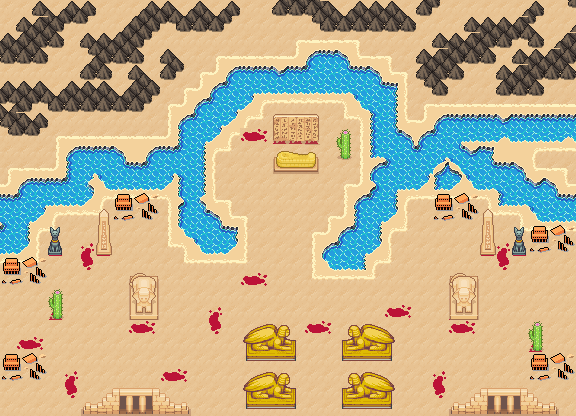

Rendered tile map (Tiled .tmx) drawn with the repository's tilesets; below, a short description and the map source with its tile grids summarised:
An orthogonal 36x26 tile map with 16x16 px tiles, 4 tile layers (Collision, Background, Ground, Clutter), 3 tilesets and 40 objects.

<map version="1.10" tiledversion="1.11.2" orientation="orthogonal" renderorder="right-down" width="36" height="26" tilewidth="16" tileheight="16" infinite="0" nextlayerid="7" nextobjectid="102">
 <editorsettings>
  <export format="tmx" />
 </editorsettings>
 <properties>
  <property name="dungeonEffect" value="{&quot;startBattleWithCard&quot;: [ &quot;Eternal of Harsh Truths&quot;, &quot;Mirage Mirror&quot; ]}" />
 </properties>
 <tileset firstgid="1" source="../../../../common/maps/tileset/main.tsx" />
 <tileset firstgid="10113" source="../../../../common/maps/tileset/buildings.tsx" />
 <tileset firstgid="11905" source="../../../../common/maps/tileset/dungeon/dungeon_bis.tsx" />
 <layer id="6" name="Collision" width="36" height="26">
  <data>[936 cells, 83 non-empty, 34 distinct tile ids]</data>
 </layer>
 <layer id="1" name="Background" width="36" height="26">
  <data>[936 cells, 936 non-empty, 1 distinct tile ids]</data>
 </layer>
 <layer id="2" name="Ground" width="36" height="26">
  <data>[936 cells, 482 non-empty, 75 distinct tile ids]</data>
 </layer>
 <layer id="3" name="Clutter" width="36" height="26">
  <properties>
   <property name="spriteLayer" type="bool" value="true" />
  </properties>
  <data>[936 cells, 166 non-empty, 72 distinct tile ids]</data>
 </layer>
 <objectgroup id="4" name="Objects">
  <object id="38" template="../../../../common/maps/obj/entry_up.tx" x="271.678" y="414.16" width="100.391" height="16">
   <properties>
    <property name="teleport" value="" />
   </properties>
  </object>
  <object id="48" template="../../obj/treasure.tx" x="288.941" y="193.768">
   <properties>
    <property name="reward">[
  {
    "editions": [ "AKH", "HOU" ],
    "type": "card",
    "count": 11,
    "rarity": [ "Common" ]
  },
  {
    "editions": [ "AKH", "HOU" ],
    "type": "card",
    "count": 3,
    "rarity": [ "Uncommon" ]
  },
  {
    "editions": [ "AKH", "HOU" ],
    "type": "card",
    "count": 1,
    "rarity": [ "Rare", "Mythic Rare" ]
  }
]
</property>
   </properties>
  </object>
  <object id="50" template="../../../../common/maps/obj/enemy.tx" gid="2147495067" x="497.189" y="345.433">
   <properties>
    <property name="defeatDialog">[
   {
   "action": [
      {"advanceMapFlag":"enemiesDefeated"},
      {"deleteMapObject": -1}
    ]
   }
]</property>
    <property name="enemy" value="Neheb" />
    <property name="speedModifier" type="float" value="20" />
    <property name="threatRange" type="int" value="40" />
    <property name="waypoints" value="" />
   </properties>
  </object>
  <object id="52" template="../../../../common/maps/obj/gold.tx" x="253.064" y="193.386" />
  <object id="53" template="../../../../common/maps/obj/enemy.tx" x="274.722" y="224.126">
   <properties>
    <property name="defeatDialog">[
   {
   "action": [
      {"advanceMapFlag":"enemiesDefeated"},
      {"deleteMapObject": -1}
    ]
   }
]</property>
    <property name="effect" value="{&quot;startBattleWithCard&quot;: [&quot;Ipnu Rivulet|HOU&quot;, &quot;ifnir deadlands|HOU&quot;, &quot;accursed horde|HOU&quot;]}" />
    <property name="enemy" value="The Scarab God" />
    <property name="spawn.Easy" type="bool" value="false" />
    <property name="spawn.Normal" type="bool" value="false" />
    <property name="speedModifier" type="float" value="20" />
    <property name="threatRange" type="int" value="60" />
   </properties>
  </object>
  <object id="54" template="../../../../common/maps/obj/enemy.tx" gid="2147495067" x="421.066" y="363.413">
   <properties>
    <property name="defeatDialog">[
   {
   "action": [
      {"advanceMapFlag":"enemiesDefeated"},
      {"deleteMapObject": -1}
    ]
   }
]</property>
    <property name="effect" value="{&quot;startBattleWithCard&quot;: [&quot;Ipnu Rivulet|HOU&quot;, &quot;ramunap ruins|HOU&quot;, &quot;bloodwater entity|HOU&quot;]}" />
    <property name="enemy" value="The Locust God" />
    <property name="hidden" type="bool" value="false" />
    <property name="spawn.Easy" type="bool" value="false" />
    <property name="spawn.Normal" type="bool" value="false" />
    <property name="speedModifier" type="float" value="20" />
    <property name="threatRange" type="int" value="60" />
   </properties>
  </object>
  <object id="55" template="../../../../common/maps/obj/enemy.tx" x="82.7339" y="344.568">
   <properties>
    <property name="defeatDialog">[
   {
   "action": [
      {"advanceMapFlag":"enemiesDefeated"},
      {"deleteMapObject": -1}
    ]
   }
]</property>
    <property name="enemy" value="Unesh" />
    <property name="hidden" type="bool" value="false" />
    <property name="speedModifier" type="float" value="20" />
    <property name="threatRange" type="int" value="60" />
   </properties>
  </object>
  <object id="56" template="../../../../common/maps/obj/gold.tx" x="322.613" y="193.966" />
  <object id="58" template="../../../../common/maps/obj/enemy.tx" x="174.725" y="352.797">
   <properties>
    <property name="defeatDialog">[
   {
   "action": [
      {"advanceMapFlag":"enemiesDefeated"},
      {"deleteMapObject": -1}
    ]
   }
]</property>
    <property name="effect" value="{&quot;startBattleWithCard&quot;: [&quot;ramunap ruins|HOU&quot;, &quot;ifnir deadlands|HOU&quot;, &quot;Moaning Wall|HOU&quot;]}" />
    <property name="enemy" value="The Scorpion God" />
    <property name="spawn.Easy" type="bool" value="false" />
    <property name="spawn.Insane" type="bool" value="true" />
    <property name="spawn.Normal" type="bool" value="false" />
    <property name="speedModifier" type="float" value="20" />
    <property name="threatRange" type="int" value="40" />
    <property name="waypoints" value="" />
   </properties>
  </object>
  <object id="59" template="../../../../common/maps/obj/manashards.tx" x="459.055" y="255.912">
   <properties>
    <property name="spawn.Hard" type="bool" value="false" />
   </properties>
  </object>
  <object id="60" template="../../../../common/maps/obj/manashards.tx" x="119.006" y="249.428">
   <properties>
    <property name="spawn.Hard" type="bool" value="false" />
   </properties>
  </object>
  <object id="61" template="../../../../common/maps/obj/collision.tx" x="-1.98277" y="415.493" width="577.537" height="16" />
  <object id="62" template="../../../../common/maps/obj/collision.tx" x="-0.618422" y="-16.7318" width="577.537" height="16" />
  <object id="63" template="../../../../common/maps/obj/collision.tx" x="-24.0852" y="-16.1861" width="23.6121" height="450.408" />
  </objectgroup>
</map>
<!-- 26 of 40 objects omitted -->
